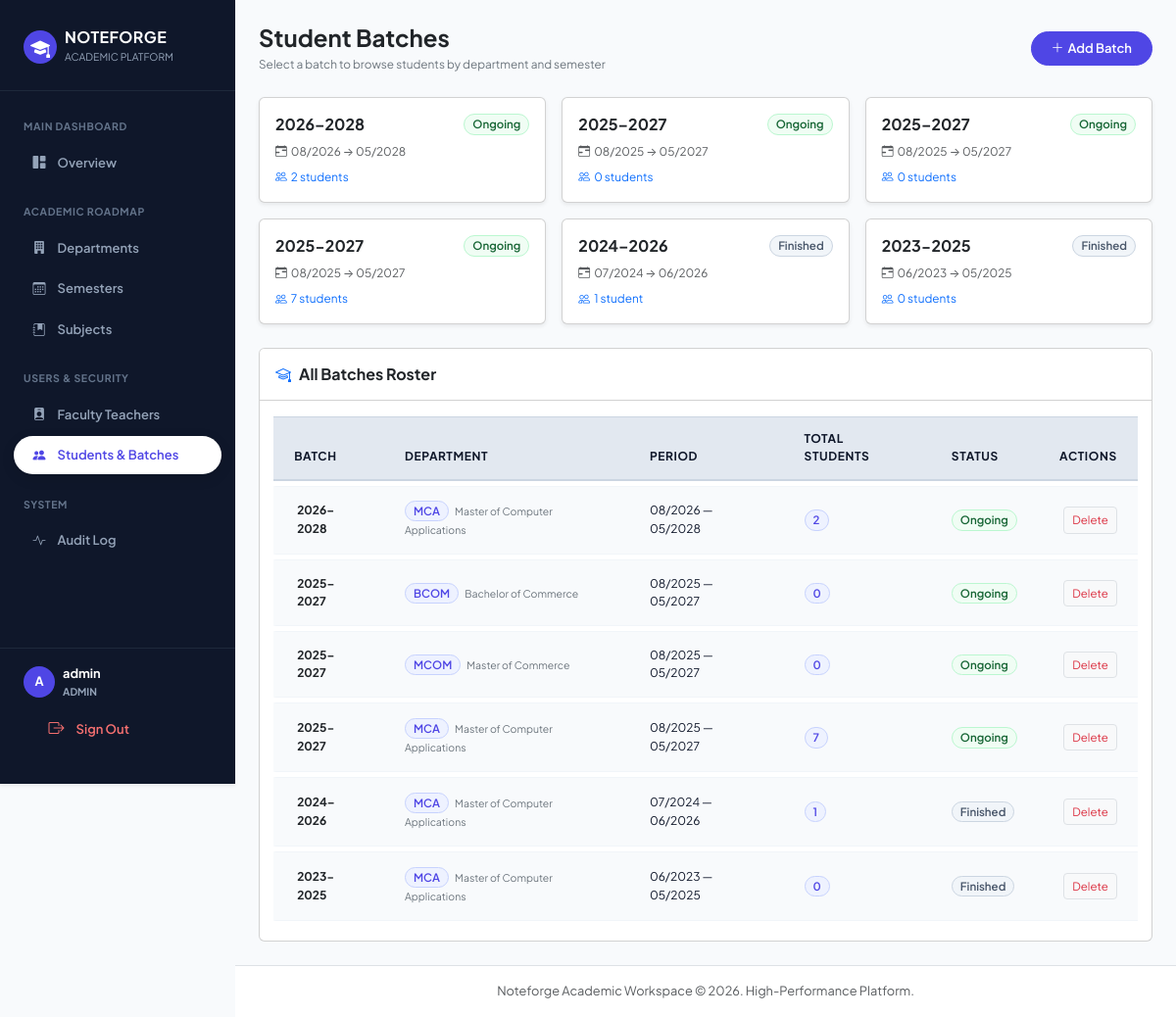
The page /admin-panel/batches/ (signed in) on the database its author committed.
### accounts/models.py (models this page shows, shortened)
class User(AbstractUser):
    ROLE_CHOICES = [
        ('admin',   'Admin'),
        ('teacher', 'Teacher'),
        ('student', 'Student'),
    ]
    DESIGNATION_CHOICES = [
        ('assistant_professor',  'Assistant Professor'),
        ('associate_professor',  'Associate Professor'),
    ]
    role        = models.CharField(max_length=10, choices=ROLE_CHOICES, default='student')
    department  = models.ForeignKey(
        Department, null=True, blank=True,
        on_delete=models.SET_NULL, related_name='users'
    )
    semester    = models.ForeignKey(
        Semester, null=True, blank=True,
        on_delete=models.SET_NULL, related_name='students'
    )
    semester_number = models.PositiveIntegerField(null=True, blank=True)
    batch       = models.ForeignKey(
        Batch, null=True, blank=True,
        on_delete=models.SET_NULL, related_name='students'
    )
    employee_id   = models.CharField(max_length=30, blank=True)
    phone         = models.CharField(max_length=15, blank=True)
    is_first_login = models.BooleanField(default=True)
    designation       = models.CharField(max_length=30, choices=DESIGNATION_CHOICES, blank=True)
    is_hod            = models.BooleanField(default=False)
    date_of_birth     = models.DateField(null=True, blank=True)
    assigned_subjects = models.ManyToManyField(Subject, blank=True, related_name='teachers')

class Batch(models.Model):
    department       = models.ForeignKey(Department, on_delete=models.CASCADE, related_name='batches', null=True, blank=True)
    current_semester = models.ForeignKey('Semester', on_delete=models.SET_NULL, null=True, blank=True, related_name='active_batches')
    name             = models.CharField(max_length=60, blank=True)
    start_month      = models.PositiveSmallIntegerField()
    start_year       = models.PositiveIntegerField()
    end_month        = models.PositiveSmallIntegerField()
    end_year         = models.PositiveIntegerField()
    class Meta:
        ordering = ['-start_year', '-start_month', '-id']
    def __str__(self):
        return self.name or f"{self.start_year}–{self.end_year}"
    @property
    def is_ongoing(self):
        now = timezone.now().date()
        return (now.year, now.month) <= (self.end_year, self.end_month)

class Department(models.Model):
    name = models.CharField(max_length=100, unique=True)
    code = models.CharField(max_length=20, unique=True)
    created_at = models.DateTimeField(auto_now_add=True)
    hod = models.OneToOneField(
        'User', null=True, blank=True,
        on_delete=models.SET_NULL,
        related_name='hod_of_department',
        limit_choices_to={'role': 'teacher'},
    )

### admin_panel/views.py (the view)
    def wrapper(request, *args, **kwargs):
        if not request.user.is_authenticated:
            return redirect('login')
        if request.user.role != 'admin':
            messages.error(request, 'Access denied.')
            return redirect('login')
        return view_func(request, *args, **kwargs)

### admin_panel/views.py (called while the page is built)
def admin_required(view_func):
    def wrapper(request, *args, **kwargs):
        if not request.user.is_authenticated:
            return redirect('login')
        if request.user.role != 'admin':
            messages.error(request, 'Access denied.')
            return redirect('login')
        return view_func(request, *args, **kwargs)
    return wrapper

@admin_required
def batch_list(request):
    batches = Batch.objects.select_related('department').order_by('-start_year', '-start_month', '-id')
    departments = Department.objects.all()
    return render(request, 'admin_panel/batch_list.html', {'batches': batches, 'departments': departments})

### templates/admin_panel/batch_list.html (shortened to what this page needs)
{% extends 'base.html' %}
{% block content %}
<div class="d-flex align-items-center justify-content-between flex-wrap gap-2 mb-4">
  <div>
    <h4 class="fw-bold text-dark mb-1">Student Batches</h4>
    <p class="text-secondary small mb-0">Select a batch to browse students by department and semester</p>
  </div>
  <button type="button" class="btn btn-primary" data-bs-toggle="modal" data-bs-target="#addBatchModal">
    <i class="bi bi-plus-lg me-1"></i>Add Batch
  </button>
</div>
{% if batches %}
<div class="row g-3 mb-4">
  {% for b in batches %}
  <div class="col-md-6 col-lg-4">
    <a href="{% url 'student_list' %}?batch={{ b.pk }}" class="card bg-white text-decoration-none h-100 p-3 shadow-sm hover-shadow transition">
      <div class="d-flex align-items-center justify-content-between mb-2">
        <h6 class="fw-bold text-dark mb-0">{{ b }}</h6>
        {% if b.is_ongoing %}
          <span class="badge bg-success-subtle text-success">Ongoing</span>
        {% else %}
          <span class="badge bg-secondary-subtle text-secondary">Finished</span>
        {% endif %}
      </div>
      <div class="small text-muted mb-2">
        <i class="bi bi-calendar-range me-1"></i>{{ b.start_month|stringformat:"02d" }}/{{ b.start_year }} → {{ b.end_month|stringformat:"02d" }}/{{ b.end_year }}
      </div>
      <div class="small text-primary font-semibold">
        <i class="bi bi-people me-1"></i>{{ b.students.count }} student{{ b.students.count|pluralize }}
      </div>
    </a>
  </div>
  {% endfor %}
</div>
<div class="card bg-white">
  <div class="card-header bg-white py-3">
    <h6 class="fw-bold text-dark mb-0"><i class="bi bi-mortarboard text-primary me-2"></i>All Batches Roster</h6>
  </div>
  <div class="table-responsive">
    <table class="table table-hover align-middle mb-0">
      <thead>
        <tr>
          <th>Batch</th>
          <th>Department</th>
          <th>Period</th>
          <th>Total Students</th>
          <th>Status</th>
          <th class="text-end">Actions</th>
        </tr>
      </thead>
      <tbody>
        {% for b in batches %}
        <tr>
          <td><strong class="text-dark">{{ b }}</strong></td>
          <td>
            {% if b.department %}
              <span class="badge bg-primary-subtle text-primary">{{ b.department.code }}</span>
              <span class="small text-secondary ms-1">{{ b.department.name }}</span>
            {% else %}
              <span class="text-muted small">—</span>
            {% endif %}
          </td>
          <td class="small text-muted">{{ b.start_month|stringformat:"02d" }}/{{ b.start_year }} — {{ b.end_month|stringformat:"02d" }}/{{ b.end_year }}</td>
          <td><span class="badge bg-primary-subtle text-primary">{{ b.students.count }}</span></td>
          <td>
            {% if b.is_ongoing %}
              <span class="badge bg-success-subtle text-success">Ongoing</span>
            {% else %}
              <span class="badge bg-secondary-subtle text-secondary">Finished</span>
            {% endif %}
          </td>
          <td class="text-end">
            <button type="button" class="btn btn-sm btn-light border text-danger px-2.5 py-1" style="font-size: 11.5px;" data-bs-toggle="modal" data-bs-target="#deleteModal" data-name="{{ b }}" data-url="{% url 'batch_delete' b.pk %}">Delete</button>
          </td>
        </tr>
        {% endfor %}
      </tbody>
    </table>
  </div>
</div>
{% endif %}
{% endblock %}

### templates/base.html (shortened to what this page needs)
<!DOCTYPE html>
<html lang="en">
<head>
<link href="https://cdn.jsdelivr.net/npm/bootstrap@5.3.3/dist/css/bootstrap.min.css" rel="stylesheet">
<link rel="stylesheet" href="https://cdn.jsdelivr.net/npm/bootstrap-icons@1.11.3/font/bootstrap-icons.min.css">
</head>
<body>
<div class="d-flex">
  {% if user.is_authenticated %}
  <aside class="nf-sidebar shadow-sm" id="sidebarMenu">
    <div class="nf-sidebar-brand d-flex align-items-center justify-content-between">
      <div class="d-flex align-items-center gap-2">
        <div class="bg-primary text-white rounded-circle d-flex align-items-center justify-content-center fw-bold" style="width: 34px; height: 34px; background-color: var(--nf-indigo) !important;">
          <i class="bi bi-mortarboard-fill fs-5"></i>
        </div>
        <div>
          <div class="h6 fw-bold text-white mb-0" style="letter-spacing: 0.03em;">NOTEFORGE</div>
          <small class="text-slate-400" style="font-size: 0.65rem; color: #94a3b8;">ACADEMIC PLATFORM</small>
        </div>
      </div>
    </div>
    <nav class="py-2">
      {% if user.role == 'admin' %}
        <div class="nf-nav-header">Main Dashboard</div>
        <a href="{% url 'admin_dashboard' %}" class="nf-nav-link {% if request.resolver_match.url_name == 'admin_dashboard' %}active{% endif %}">
          <i class="bi bi-grid-1x2-fill"></i> Overview
        </a>
        <div class="nf-nav-header">Academic Roadmap</div>
        <a href="{% url 'department_list' %}" class="nf-nav-link {% if 'department' in request.resolver_match.url_name %}active{% endif %}">
          <i class="bi bi-building-fill"></i> Departments
        </a>
        <a href="{% url 'semester_list' %}" class="nf-nav-link {% if 'semester' in request.resolver_match.url_name %}active{% endif %}">
          <i class="bi bi-calendar3"></i> Semesters
        </a>
        <a href="{% url 'subject_list' %}" class="nf-nav-link {% if 'subject' in request.resolver_match.url_name %}active{% endif %}">
          <i class="bi bi-journal-bookmark-fill"></i> Subjects
        </a>
        <div class="nf-nav-header">Users & Security</div>
        <a href="{% url 'teacher_list' %}" class="nf-nav-link {% if 'teacher' in request.resolver_match.url_name %}active{% endif %}">
          <i class="bi bi-person-badge-fill"></i> Faculty Teachers
        </a>
        <a href="{% url 'student_list' %}" class="nf-nav-link {% if 'batch' in request.resolver_match.url_name or 'student' in request.resolver_match.url_name %}active{% endif %}">
          <i class="bi bi-people-fill"></i> Students & Batches
        </a>
        <div class="nf-nav-header">System</div>
        <a href="{% url 'audit_log' %}" class="nf-nav-link {% if 'audit' in request.resolver_match.url_name %}active{% endif %}">
          <i class="bi bi-activity"></i> Audit Log
        </a>
      {% endif %}
    </nav>
    <div class="mt-auto p-3 border-top border-slate-700" style="border-top: 1px solid #1e293b !important;">
      <div class="d-flex align-items-center gap-2 mb-2 px-2">
        <div class="btn-circle text-white fw-bold" style="width: 32px; height: 32px; font-size: 0.8rem; background-color: var(--nf-indigo) !important;">
          {{ user.username|slice:":1"|upper }}
        </div>
        <div class="overflow-hidden">
          <div class="fw-bold text-white text-truncate" style="font-size: 0.8rem;">{{ user.get_full_name|default:user.username }}</div>
          <span class="text-slate-400 d-block text-uppercase" style="font-size: 0.65rem; font-weight: 700; color: #94a3b8;">{{ user.role }}</span>
        </div>
      </div>
      <a href="{% url 'logout' %}" class="nf-nav-link text-danger w-100" style="color: #f87171 !important;">
        <i class="bi bi-box-arrow-right fs-6"></i> <span>Sign Out</span>
      </a>
    </div>
  </aside>
  {% endif %}
  <div class="nf-main-content flex-grow-1">
    <main class="p-3 p-md-4 flex-grow-1">
      {% block content %}{% endblock %}
    </main>
    <footer class="mt-auto py-3 px-4 bg-white border-top text-center text-muted" style="font-size: 0.8rem;">
      Noteforge Academic Workspace &copy; 2026. High-Performance Platform.
    </footer>
  </div>
</div>
</body>
</html>

### templates/base.html (style rules this page uses)
:root { --bs-body-font-family: 'Plus Jakarta Sans', -apple-system, BlinkMacSystemFont, sans-serif; --bs-body-bg: #f8fafc; --bs-body-color: #0f172a; --nf-indigo: #4f46e5; --nf-indigo-hover: #4338ca; --nf-indigo-light: #eef2ff; }
body { font-family: var(--bs-body-font-family); background-color: var(--bs-body-bg); color: var(--bs-body-color); font-size: 13.5px; line-height: 1.55; -webkit-font-smoothing: antialiased; }
.nf-sidebar { width: 240px; height: 100vh; position: fixed; top: 0; left: 0; background-color: #0f172a; z-index: 1040; overflow-y: auto; transition: transform 0.25s ease-in-out; padding-top: 1rem; padding-bottom: 1rem; display: flex; flex-direction: column; justify-content: space-between; }
.nf-main-content { margin-left: 240px; min-height: 100vh; display: flex; flex-direction: column; }
.nf-sidebar-brand { padding: 0.75rem 1.5rem 1.5rem; border-bottom: 1px solid #1e293b; }
.nf-nav-header { font-size: 10.5px; font-weight: 700; text-transform: uppercase; letter-spacing: 0.06em; color: #64748b; padding: 1.25rem 1.5rem 0.4rem; }
.nf-nav-link { display: flex; align-items: center; gap: 0.75rem; padding: 0.6rem 1.25rem; margin: 0.15rem 0.85rem; color: #94a3b8; text-decoration: none; font-weight: 600; font-size: 13px; border-radius: 50px; transition: all 0.2s ease; }
.nf-nav-link.active { color: var(--nf-indigo) !important; background: #ffffff !important; box-shadow: 0 4px 14px rgba(0, 0, 0, 0.12); }
.btn-primary { background-color: var(--nf-indigo); border-color: var(--nf-indigo); color: #ffffff; font-weight: 600; border-radius: 50px; padding: 0.45rem 1.25rem; font-size: 13px; transition: all 0.2s ease; }
.btn-circle { width: 36px; height: 36px; border-radius: 50% !important; display: inline-flex; align-items: center; justify-content: center; padding: 0; transition: transform 0.2s ease; }
.table-responsive { padding: 0.5rem 0.85rem 0.75rem !important; }
.table { border-collapse: separate !important; border-spacing: 0 5px !important; margin-top: 0.2rem !important; margin-bottom: 0.2rem !important; width: 100%; }
.table th { font-size: 12px !important; font-weight: 700 !important; text-transform: uppercase; letter-spacing: 0.05em; color: #0f172a !important; background-color: #e2e8f0 !important; padding: 0.8rem 1.35rem !important; border-top: 1px solid #cbd5e1 !important; border-bottom: 2px solid #cbd5e1 !important; border-left: none !important; border-right: none !important; }
.table tbody tr { background-color: #ffffff !important; transition: background-color 0.15s ease-in-out !important; }
.table tbody td { padding: 0.9rem 1.35rem !important; border-top: 1px solid #f1f5f9 !important; border-bottom: 1px solid #f1f5f9 !important; color: #0f172a !important; font-size: 12px !important; vertical-align: middle; }
.table tbody tr td:first-child { border-left: 3px solid transparent !important; }
.badge { font-weight: 600; font-size: 11.5px; padding: 0.35em 0.7em; border-radius: 50px; }
.badge-indigo, .bg-primary-subtle { background-color: #eef2ff !important; color: #4f46e5 !important; border: 1px solid #c7d2fe !important; }
.badge-success, .bg-success-subtle { background-color: #f0fdf4 !important; color: #166534 !important; border: 1px solid #bbf7d0 !important; }
.badge-grey, .badge-secondary, .bg-secondary-subtle { background-color: #f1f5f9 !important; color: #475569 !important; border: 1px solid #cbd5e1 !important; }

### rows shown on the page
User: username "A", get_full_name "admin", role "ADMIN"
Batch: name "2026–2028", shows "Ongoing", start_month "08", start_year "2026", end_month "05", end_year "2028", students.count "2", department.code "MCA", department.name "Master of Computer Applications"
Batch: name "2025–2027", shows "Ongoing", start_month "08", start_year "2025", end_month "05", end_year "2027", students.count "0", department.code "BCOM", department.name "Bachelor of Commerce"
Batch: name "2025–2027", shows "Ongoing", start_month "08", start_year "2025", end_month "05", end_year "2027", students.count "0", department.code "MCOM", department.name "Master of Commerce"
Batch: name "2025-2027", shows "Ongoing", start_month "08", start_year "2025", end_month "05", end_year "2027", students.count "7", department.code "MCA", department.name "Master of Computer Applications"
Batch: name "2024–2026", shows "Finished", start_month "07", start_year "2024", end_month "06", end_year "2026", students.count "1", department.code "MCA", department.name "Master of Computer Applications"
Batch: name "2023-2025", shows "Finished", start_month "06", start_year "2023", end_month "05", end_year "2025", students.count "0", department.code "MCA", department.name "Master of Computer Applications"
